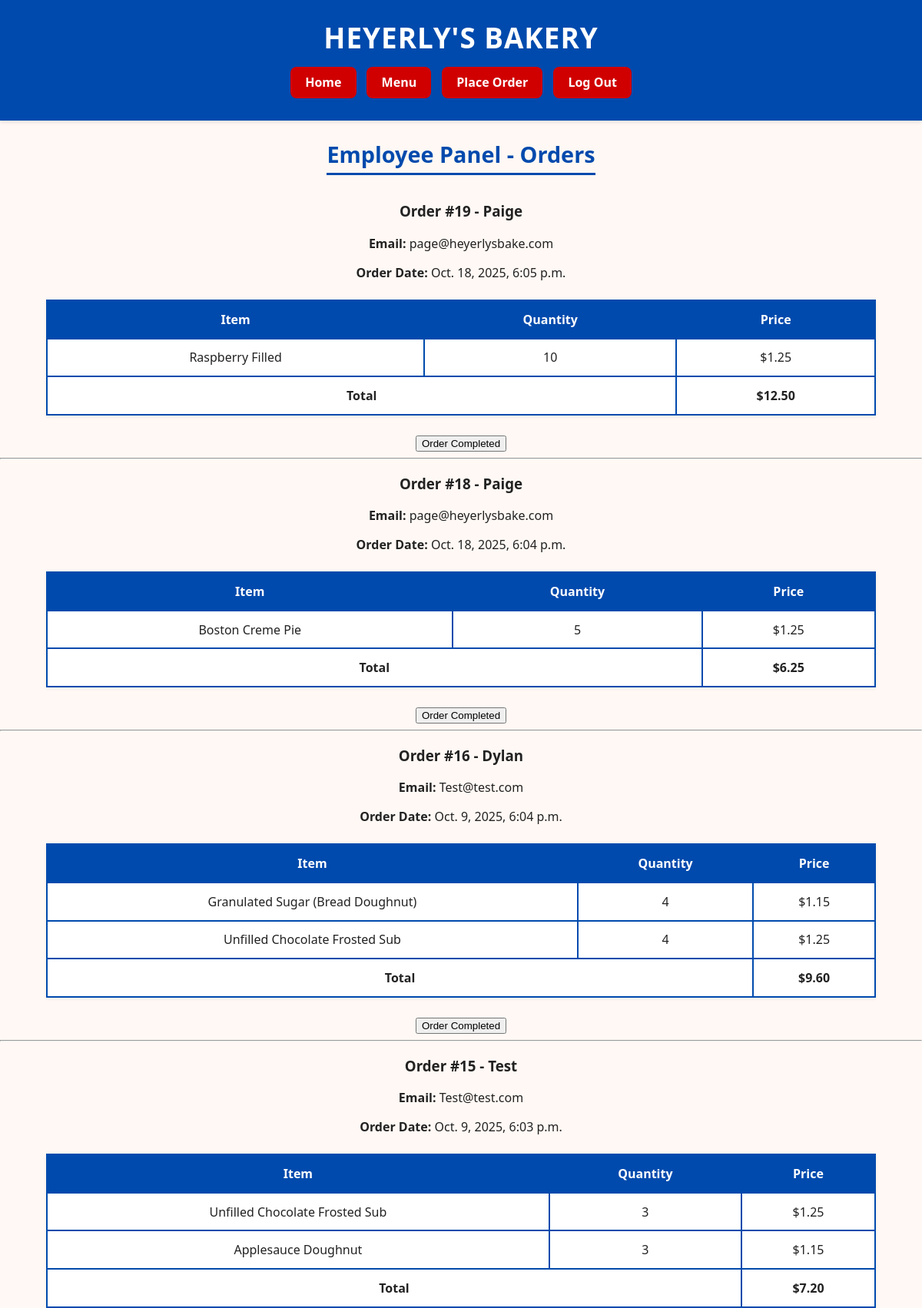
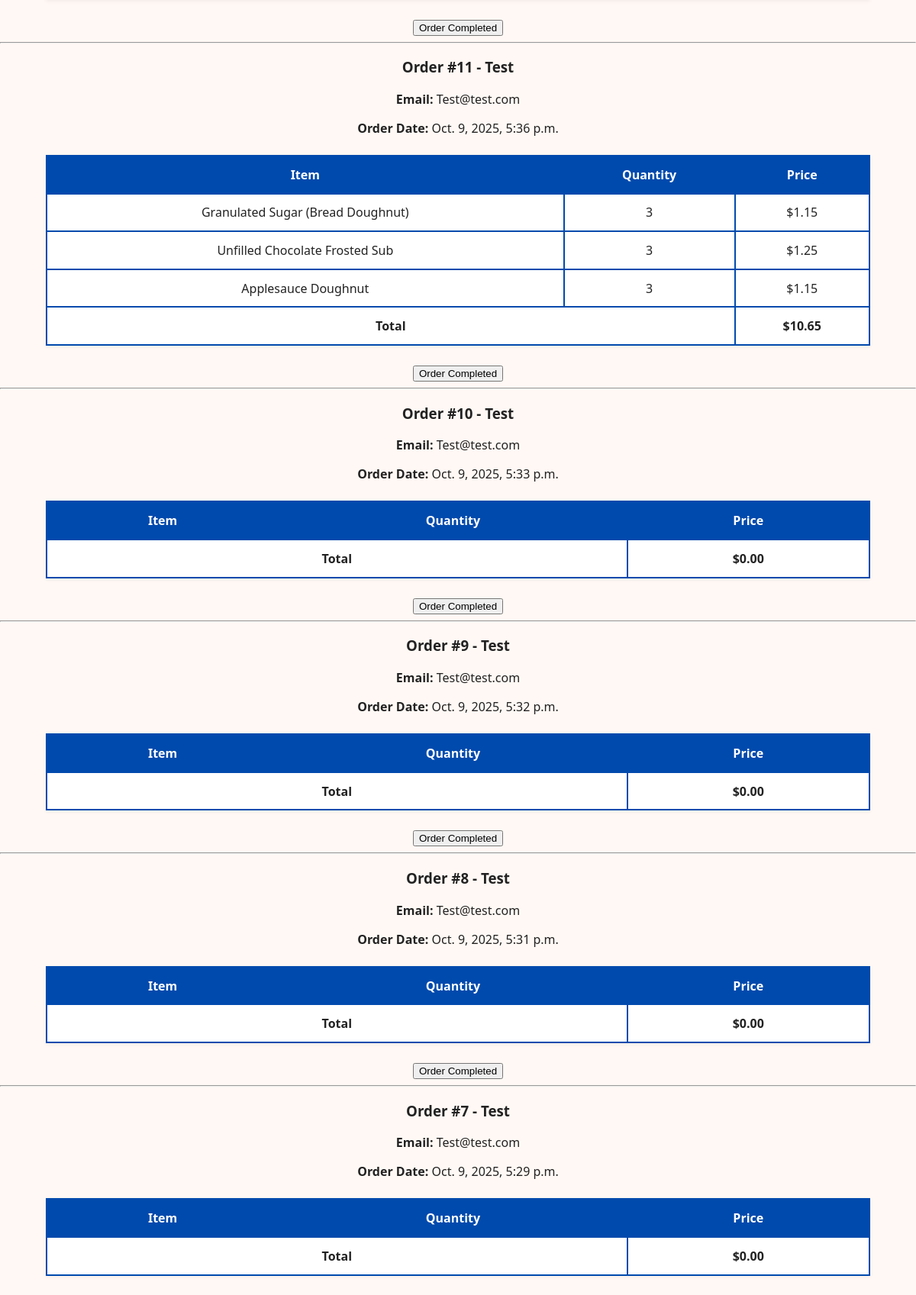
Screenshot of /employee/ (signed in, upper part) with the database file from the repository (2 pictures, top to bottom).
### database/models.py (models this page shows, shortened)
class OrderInfo(models.Model):
    customer = models.ForeignKey(Customer, on_delete=models.CASCADE)
    baked_goods = models.ManyToManyField(BakedGood, through='OrderItem')
    created_at = models.DateTimeField(auto_now_add=True)
    completed = models.BooleanField(default=False)

class Customer(models.Model):
    user = models.CharField(max_length=30)
    email = models.EmailField()

class OrderItem(models.Model):
    orderinfo = models.ForeignKey(OrderInfo, on_delete=models.CASCADE)
    bakedgood = models.ForeignKey(BakedGood, on_delete=models.CASCADE)
    quantity = models.PositiveIntegerField(default=1)

class BakedGood(models.Model):
    item_name = models.CharField(max_length=100)
    item_cost = models.DecimalField(max_digits=6, decimal_places=2)

### bakery/views.py (the view)
# urls.py: path('employee/', views.employee, name='employee'),
def employee(request):
    orders = OrderInfo.objects.all().filter(completed=False).order_by('-created_at')
    employ = check_email(request.user)
    context = {"name": request.user, "employed": employ, 'orders': orders}
    return render(request, 'employee.html', context)

### bakery/templatetags/order_extras.py (called while the page is built)
@register.filter
def calc_order_total(order_items):
    total = 0
    for item in order_items:
        total += item.bakedgood.item_cost * item.quantity
    return "%.2f" % total

### bakery/views.py (called while the page is built)
def check_email(usery):
    user = User.objects.get(id=usery.id)
    heyer_domain = "heyerlysbake.com"
    if user.email.endswith(heyer_domain):
        employeey = True
    else:
        employeey = False
    return employeey

### bakery/templates/employee.html (shortened to what this page needs)
{% extends 'base.html' %}
{% load order_extras %}
{% block content %}
<h2>Employee Panel - Orders</h2>
{% if orders %}
    {% for order in orders %}
        <div class="order-card">
            <h3>Order #{{ order.id }} - {{ order.customer.user }}</h3>
            <p><strong>Email:</strong> {{ order.customer.email }}</p>
            <p><strong>Order Date:</strong> {{ order.created_at }}</p>
            <table>
                <thead>
                    <tr>
                        <th>Item</th>
                        <th>Quantity</th>
                        <th>Price</th>
                    </tr>
                </thead>
                <tbody>
                    {% for item in order.orderitem_set.all %}
                    <tr>
                        <td>{{ item.bakedgood.item_name }}</td>
                        <td>{{ item.quantity }}</td>
                        <td>${{ item.bakedgood.item_cost|floatformat:2 }}</td>
                    </tr>
                    {% endfor %}
                    <tr>
                        <td colspan="2"><strong>Total</strong></td>
                        <td><strong>${{ order.orderitem_set.all|calc_order_total }}</strong></td>
                    </tr>
                </tbody>
            </table>
            <form method="POST" action="{% url 'complete_order' order.id %}">
                <button type="submit" class="complete-btn">Order Completed</button>
            </form>
            <hr>
        </div>
    {% endfor %}
{% else %}
    <p>No orders found.</p>
{% endif %}
{% endblock %}

### bakery/static/bakery/style.css (style rules this page uses)
body { font-family: 'Segoe UI', Tahoma, sans-serif; background-color: #fff8f4; color: #222; margin: 0; padding: 0; text-align: center; }
h2 { color: #004aad; margin-top: 1.5rem; margin-bottom: 1rem; font-size: 1.8rem; border-bottom: 3px solid #004aad; display: inline-block; padding-bottom: 0.3rem; }
table { width: 90%; margin: 1.5rem auto; border-collapse: collapse; background-color: white; box-shadow: 0 2px 5px rgba(0, 0, 0, 0.05); }
table, th, td { border: 2px solid #004aad; }
th { background-color: #004aad; color: white; font-weight: bold; }
th, td { padding: 0.8rem; }

### rows the page displays
OrderInfo: id "19", customer.user "Paige", customer.email "page@heyerlysbake.com", created_at "Oct. 18, 2025, 6:05 p.m.", orderitem_set.all|calc_order_total "12.50"
OrderItem: bakedgood.item_name "Raspberry Filled", quantity "10", bakedgood.item_cost "1.25"
OrderInfo: id "18", customer.user "Paige", customer.email "page@heyerlysbake.com", created_at "Oct. 18, 2025, 6:04 p.m.", orderitem_set.all|calc_order_total "6.25"
OrderItem: bakedgood.item_name "Boston Creme Pie", quantity "5", bakedgood.item_cost "1.25"
OrderInfo: id "16", customer.user "Dylan", customer.email "Test@test.com", created_at "Oct. 9, 2025, 6:04 p.m.", orderitem_set.all|calc_order_total "9.60"
OrderItem: bakedgood.item_name "Granulated Sugar (Bread Doughnut)", quantity "4", bakedgood.item_cost "1.15"
OrderItem: bakedgood.item_name "Unfilled Chocolate Frosted Sub", quantity "4", bakedgood.item_cost "1.25"
OrderInfo: id "15", customer.user "Test", customer.email "Test@test.com", created_at "Oct. 9, 2025, 6:03 p.m.", orderitem_set.all|calc_order_total "7.20"
OrderItem: bakedgood.item_name "Unfilled Chocolate Frosted Sub", quantity "3", bakedgood.item_cost "1.25"
OrderItem: bakedgood.item_name "Applesauce Doughnut", quantity "3", bakedgood.item_cost "1.15"
OrderInfo: id "11", customer.user "Test", customer.email "Test@test.com", created_at "Oct. 9, 2025, 5:36 p.m.", orderitem_set.all|calc_order_total "10.65"
OrderItem: bakedgood.item_name "Granulated Sugar (Bread Doughnut)", quantity "3", bakedgood.item_cost "1.15"
OrderItem: bakedgood.item_name "Unfilled Chocolate Frosted Sub", quantity "3", bakedgood.item_cost "1.25"
OrderItem: bakedgood.item_name "Applesauce Doughnut", quantity "3", bakedgood.item_cost "1.15"
OrderInfo: id "10", customer.user "Test", customer.email "Test@test.com", created_at "Oct. 9, 2025, 5:33 p.m.", orderitem_set.all|calc_order_total "0.00"
OrderInfo: id "9", customer.user "Test", customer.email "Test@test.com", created_at "Oct. 9, 2025, 5:32 p.m.", orderitem_set.all|calc_order_total "0.00"
OrderInfo: id "8", customer.user "Test", customer.email "Test@test.com", created_at "Oct. 9, 2025, 5:31 p.m.", orderitem_set.all|calc_order_total "0.00"
OrderInfo: id "7", customer.user "Test", customer.email "Test@test.com", created_at "Oct. 9, 2025, 5:29 p.m.", orderitem_set.all|calc_order_total "0.00"
